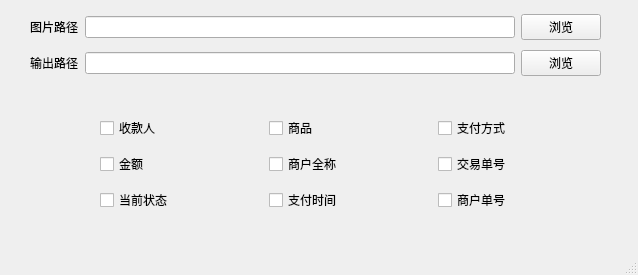
<?xml version="1.0" encoding="UTF-8"?>
<ui version="4.0">
 <class>MainWindow</class>
 <widget class="QMainWindow" name="MainWindow">
  <property name="geometry">
   <rect>
    <x>0</x>
    <y>0</y>
    <width>638</width>
    <height>275</height>
   </rect>
  </property>
  <property name="minimumSize">
   <size>
    <width>638</width>
    <height>275</height>
   </size>
  </property>
  <property name="maximumSize">
   <size>
    <width>638</width>
    <height>275</height>
   </size>
  </property>
  <property name="windowTitle">
   <string>冯猪专用微信支付截图识别助手v0.0.1</string>
  </property>
  <property name="layoutDirection">
   <enum>Qt::LeftToRight</enum>
  </property>
  <widget class="QWidget" name="centralwidget">
   <widget class="QWidget" name="verticalLayoutWidget_2">
    <property name="geometry">
     <rect>
      <x>30</x>
      <y>10</y>
      <width>571</width>
      <height>71</height>
     </rect>
    </property>
    <layout class="QVBoxLayout" name="verticalLayout">
     <item>
      <layout class="QHBoxLayout" name="img_path_horizontalLayout">
       <item>
        <widget class="QLabel" name="img_path_label">
         <property name="text">
          <string>图片路径</string>
         </property>
        </widget>
       </item>
       <item>
        <widget class="QLineEdit" name="img_path_lineEdit"/>
       </item>
       <item>
        <widget class="QPushButton" name="img_path_pushButton">
         <property name="text">
          <string>浏览</string>
         </property>
        </widget>
       </item>
      </layout>
     </item>
     <item>
      <layout class="QHBoxLayout" name="excel_path_horizontalLayout">
       <item>
        <widget class="QLabel" name="excel_path_label">
         <property name="text">
          <string>输出路径</string>
         </property>
        </widget>
       </item>
       <item>
        <widget class="QLineEdit" name="excel_path_lineEdit"/>
       </item>
       <item>
        <widget class="QPushButton" name="excel_path_pushButton">
         <property name="text">
          <string>浏览</string>
         </property>
        </widget>
       </item>
      </layout>
     </item>
    </layout>
   </widget>
   <widget class="QWidget" name="horizontalLayoutWidget_3">
    <property name="geometry">
     <rect>
      <x>100</x>
      <y>110</y>
      <width>501</width>
      <height>111</height>
     </rect>
    </property>
    <layout class="QHBoxLayout" name="horizontalLayout">
     <item>
      <layout class="QVBoxLayout" name="verticalLayout_3">
       <property name="sizeConstraint">
        <enum>QLayout::SetFixedSize</enum>
       </property>
       <item>
        <widget class="QCheckBox" name="checkBox">
         <property name="text">
          <string>收款人</string>
         </property>
        </widget>
       </item>
       <item>
        <widget class="QCheckBox" name="checkBox_2">
         <property name="text">
          <string>金额</string>
         </property>
        </widget>
       </item>
       <item>
        <widget class="QCheckBox" name="checkBox_3">
         <property name="text">
          <string>当前状态</string>
         </property>
        </widget>
       </item>
      </layout>
     </item>
     <item>
      <layout class="QVBoxLayout" name="verticalLayout_4">
       <item>
        <widget class="QCheckBox" name="checkBox_4">
         <property name="text">
          <string>商品</string>
         </property>
        </widget>
       </item>
       <item>
        <widget class="QCheckBox" name="checkBox_5">
         <property name="text">
          <string>商户全称</string>
         </property>
        </widget>
       </item>
       <item>
        <widget class="QCheckBox" name="checkBox_6">
         <property name="text">
          <string>支付时间</string>
         </property>
        </widget>
       </item>
      </layout>
     </item>
     <item>
      <layout class="QVBoxLayout" name="verticalLayout_2">
       <item>
        <widget class="QCheckBox" name="checkBox_7">
         <property name="text">
          <string>支付方式</string>
         </property>
        </widget>
       </item>
       <item>
        <widget class="QCheckBox" name="checkBox_8">
         <property name="text">
          <string>交易单号</string>
         </property>
        </widget>
       </item>
       <item>
        <widget class="QCheckBox" name="checkBox_9">
         <property name="text">
          <string>商户单号</string>
         </property>
        </widget>
       </item>
      </layout>
     </item>
    </layout>
   </widget>
  </widget>
  <widget class="QStatusBar" name="statusbar"/>
 </widget>
 <resources/>
 <connections/>
</ui>
